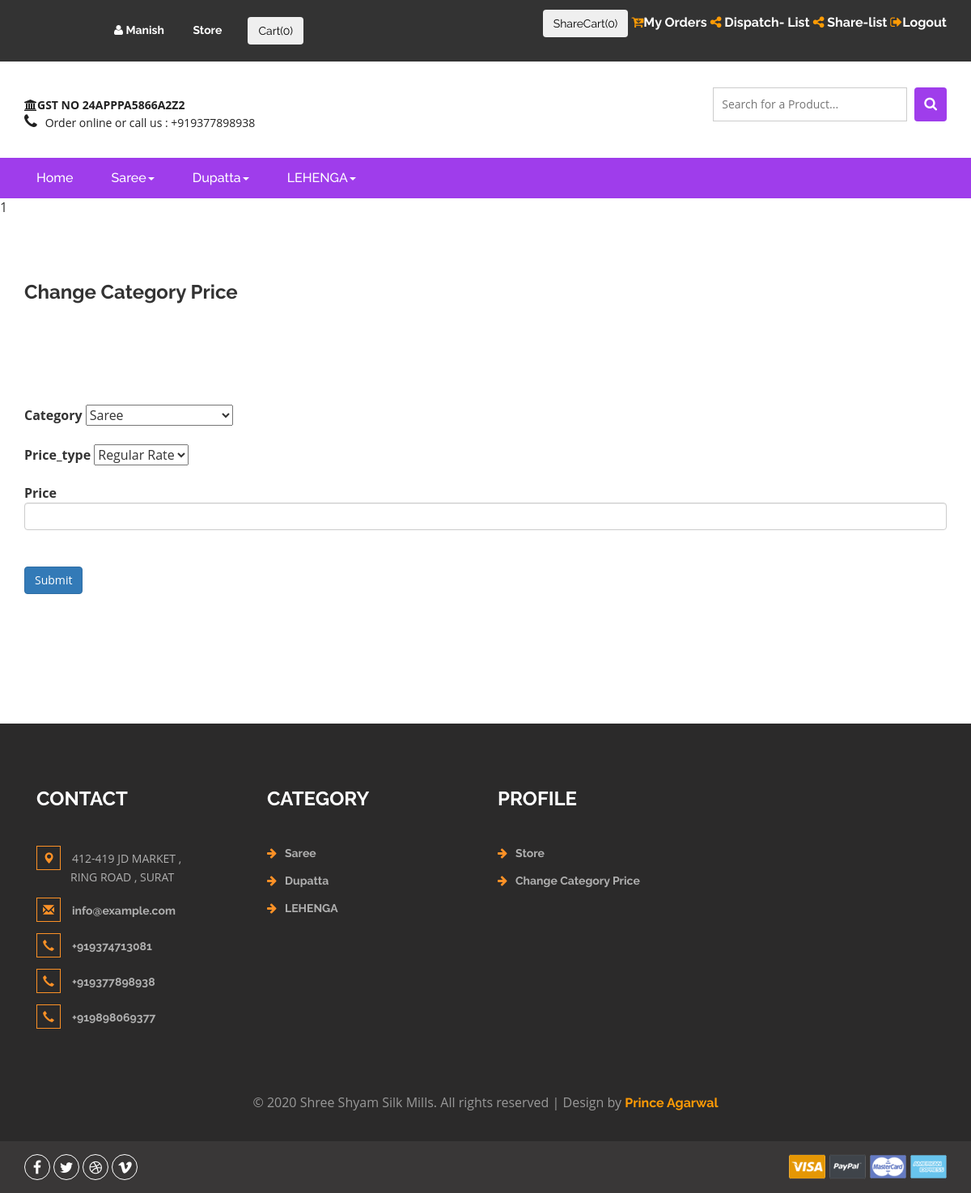
Screenshot of /api/category_price/ (signed in) with the database file from the repository.
### core/models.py (models this page shows)
class Category(models.Model):
    name = models.CharField(max_length=200)
    slug = models.SlugField()
    parent = models.ForeignKey('self',blank=True, null=True ,related_name='children',on_delete= models.CASCADE)
    class Meta:
        unique_together = ('slug', 'parent',)
        verbose_name_plural = "categories"
    def __str__(self):
        full_path = [self.name]
        k = self.parent
        while k is not None:
            full_path.append(k.name)
            k = k.parent
        return ' -> '.join(full_path[::-1])

### core/api/views.py (the view, shortened to what this page needs)
# urls.py: path('category_price/', Category_Price, name="category_price"),
def Category_Price(request):
    if request.method == "GET":
        return render(request,"core/categoryprice.html")

### core/templates/core/categoryprice.html (shortened to what this page needs)
{% extends 'layouts/default/page.html' %}
{% load static %}
{% block content %}
	<div class="products">
		<div class="container">
			{% if Lr_Upload %}
			<h3> Upload_lr </h3>
				<form method="POST" action="{% url 'lr_upload' object.id %}"  enctype="multipart/form-data">
					{% csrf_token %}
				<label for="Transport">Transport</label>
				<select  name="Transport" id="Transport" required>
					{% for address in transport_list %}
					<option value="{{ address.id}}">{{ address.name }}</option>
					{% endfor %}
				</select>
				<br>
				<input type="file" name="uploadFromPC" id="uploadFromPC" >
				<br>
						<input type ="submit" id="demo1" class="btn btn-primary">
							</form>
						</div>
			{% else %}
			<h3> Change Category Price </h3>
			<div class="col-md-12 products">
				<form method="POST" action="{% url 'category_price' %}">
					<label for="Category">Category</label>
					<select  name="Category" id="Category" required>
						{% for category in category_list %}
						<option value="{{ category.id}}">{{ category.name }}</option>
                        {% endfor %}
						</select>
              <label for="inputZip"> Price_type </label>
              <select  name="Price_type" id="Price_type" required>
				<option value=0>Regular Rate</option>
				</select>
              <label for="inputZip">Price</label>
			  <input type="number" class="form-control" id="phone" name="price" maxlength="12" required>
			  <input type ="submit" id="demo1" class="btn btn-primary">
				</form>
			</div>
			{% endif %}
			<div class="clearfix"> </div>
		</div>
	</div>
{% endblock %}

### content/templates/layouts/default/page.html (shortened to what this page needs)
{% load static %}
<!DOCTYPE html>
<html>
<head>
<link href="{% static 'css/bootstrap.css' %}" rel="stylesheet" type="text/css" media="all" />
<link href="{% static 'css/style.css' %}" rel="stylesheet" type="text/css" media="all" />
<link href="{% static 'css/font-awesome.css' %}" rel="stylesheet">
<link href="{% static 'select2/dist/css/select2.min.css' %}" rel="stylesheet" />
</head>
<body>
	<div class="agileits_header" >
		<div class="container">
			<div class="agile-login">
				{% if request.user.is_authenticated %}
				<ul>
				    {% if request.user.userprofile.owner %}
                    <li> <a href="{% if request.user.userprofile.owner %} {% url 'admin:index' %} {% else %} {% url 'user_profile' %} {% endif %}" > <i class="fa fa-user" aria-hidden="true"></i> {{request.user.username}} </a></li>
                    <li> <a href="{% url 'product-list' %}" >  Store </a></li>
                   <li><a style="color:black" href="{% url 'order-summary' %}"><button type="button" class="btn btn-secondary mx-2" value="Cart">Cart(<span class="cartlength">0</span>)</button></li></a>
                    {% endif %}
				</ul>
				</div>
				<div class="product_list_header" >
                    {% if request.user.userprofile.owner %}
                    <a style="color:black" href="{% url 'share-summary' %}"><button type="button" class="btn btn-secondary mx-2">ShareCart(<span id="sharecart" style="color:black;">0</span>)</button></a>
                    <a style="color:white" href = "{% url 'order-list' %}"><i class="fa fa-cart-arrow-down" style="color:#ff9b05;" aria-hidden="true"></i>My Orders<t></t></a>
					<a style="color:white" href = "{% url 'dispatch-summary' %}"><i class="fa fa-share-alt" style="color:#ff9b05;" aria-hidden="true"></i> Dispatch- List<t></t></a>
                    <a style="color:white" href = "{% url 'share-list' %}"><i class="fa fa-share-alt" style="color:#ff9b05;" aria-hidden="true"></i> Share-list<t></t>  </a>
                    <a style="color:white" href = "{% url 'accounts:log_out' %}"><i class="fa fa-sign-out" style="color:#ff9b05;" aria-hidden="true"></i>Logout</a>
                    {% endif %}
                </div>
				{% else %}
				<ul>
					<li><a href="{% url  'accounts:sign_up' %}"> Create Account </a></li>
					<li><a href="{% url  'accounts:log_in' %}">Login</a></li>
				</ul>
		</div>
				{% endif %}
			<div class="clearfix"> </div>
		</div>
	</div>
	<div class="logo_products">
		<div class="container">
		<div class="w3ls_logo_products_left1">
				<ul class="phone_email">
                    <strong><li><i class="fa fa-university" aria-hidden="true"></i>GST NO 24APPPA5866A2Z2</li> </strong>
                    <li><i class="fa fa-phone" aria-hidden="true"></i>Order online or call us : +919377898938 </li>
                    <br>
				</ul>
			</div>
            {% if request.user.is_authenticated %}
		<div class="w3l_search">
			<form action="{% url 'search' %}" method="post">
                <input type="search" name="search" placeholder="Search for a Product..." required="">
				<button type="submit" class="btn btn-default search" aria-label="Left Align">
					<i class="fa fa-search" aria-hidden="true"> </i>
				</button>
			</form>
        </div>
        {% endif %}
			<div class="clearfix"> </div>
		</div>
	</div>
{% if request.user.is_authenticated %}
	<div class="navigation-agileits">
		<div class="container">
			<nav class="navbar navbar-default">
							<div class="collapse navbar-collapse" id="bs-megadropdown-tabs">
								<ul class="nav navbar-nav">
									<li class="active"><a href="{% url 'index' %}" class="act">Home</a></li>
									{% for category in category_list %}
									{% if category.parent %}
									{% else %}
									{% if category.children %}
									<li class="dropdown">
										<a href="{% url 'category-page' category.id %}" class="dropdown-toggle" data-toggle="dropdown">{{category.name}}<b class="caret"></b></a>
									</li>
									{% else %}
									<li><a href="{% url 'category-page' category.id %}">{{category.name}}</a></li>
									{% endif %}
									{% endif %}
									{% endfor %}
								</ul>
							</div>
							</nav>
			</div>
		</div>
{% endif %}
{% if request.user.is_authenticated %}
{{user_valid}}
{% if user_valid %}
    {% block content %}{% endblock %}
{% endif %}
{% endif %}
<div class="footer">
    <div class="container">
        <div class="w3_footer_grids">
            <div class="col-md-3 w3_footer_grid">
                <h3>Contact</h3>
                <ul class="address">
                    <li><i class="glyphicon glyphicon-map-marker" aria-hidden="true"></i>412-419 JD MARKET , <span> RING ROAD , SURAT</span></li>
                    <li><i class="glyphicon glyphicon-envelope" aria-hidden="true"></i><a href="mailto:info@example.com">info@example.com</a></li>
                    <li><i class="glyphicon glyphicon-earphone" aria-hidden="true"></i><a href="tel:+919374713081">+919374713081</a></li>
                    <li><i class="glyphicon glyphicon-earphone" aria-hidden="true"></i><a href="tel:+919377898938">+919377898938</a></li>
                    <li><i class="glyphicon glyphicon-earphone" aria-hidden="true"></i><a href="tel:+919898069377">+919898069377</a></li>
                </ul>
            </div>
            {% if request.user.is_authenticated %}
            <div class="col-md-3 w3_footer_grid">
                <h3>Category</h3>
                <ul class="info">
									{% for category in category_list %}
									{% if category.parent %}
									{% else %}
									{% if category.children %}
                                    <li><i class="fa fa-arrow-right" aria-hidden="true"></i><a href="{% url 'category-page' category.id %}">{{category.name}}</a></li>
									{% else %}
									<li><a href="{% url 'category-page' category.id %}">{{category.name}}</a></li>
									{% endif %}
									{% endif %}
									{% endfor %}
                    </ul>
            </div>
            <div class="col-md-3 w3_footer_grid">
                <h3>Profile</h3>
                <ul class="info">
                    <li><i class="fa fa-arrow-right" aria-hidden="true"></i><a href="{% url 'product-list' %}">Store</a></li>
                   {% if request.user.userprofile.owner %}
                   <li><i class="fa fa-arrow-right" aria-hidden="true"></i><a href="{% url 'category_price' %}">Change Category Price </a></li>
                   {% endif %}
                </ul>
            </div>
            {% endif %}
            <div class="clearfix"> </div>
        </div>
    </div>
    <div class="footer-copy">
        <div class="container">
            <p>© 2020 Shree Shyam Silk Mills. All rights reserved | Design by <a href="http://w3layouts.com/">Prince Agarwal</a></p>
        </div>
    </div>
</div>
<div class="footer-botm">
        <div class="container">
            <div class="w3layouts-foot">
                <ul>
                    <li><a href="#" class="w3_agile_facebook"><i class="fa fa-facebook" aria-hidden="true"></i></a></li>
                    <li><a href="#" class="agile_twitter"><i class="fa fa-twitter" aria-hidden="true"></i></a></li>
                    <li><a href="#" class="w3_agile_dribble"><i class="fa fa-dribbble" aria-hidden="true"></i></a></li>
                    <li><a href="#" class="w3_agile_vimeo"><i class="fa fa-vimeo" aria-hidden="true"></i></a></li>
                </ul>
            </div>
            <div class="payment-w3ls">
                <img src="{% static 'images/card.png' %}" alt=" " class="img-responsive">
            </div>
            <div class="clearfix"> </div>
        </div>
    </div>
</body>
</html>

### rows the page displays
Category: name "Saree"
Category: name "Dupatta"
Category: name "LEHENGA"

### other values shown
{{ request.user.username }} "Manish"
{{ user_valid }} "1"
form field Category "Saree"
